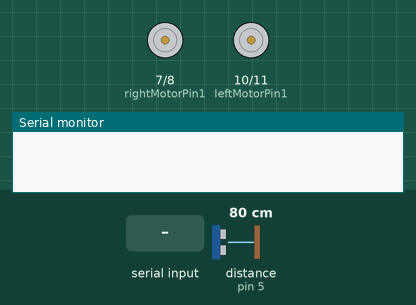
This sketch was run on a simulated Arduino Uno, built with avr-gcc and run on an emulated ATmega328P. On the bench: motor-driver pin pairs drawn as motors (green arrow = first pin HIGH = forward, orange = second pin HIGH = backward, longer = more drive, scaled by the enable pin), the last lines printed to the serial monitor. Inputs (shaded band) come from the test bench; at power-on: distance to the obstacle (sensor on pin 5) 80 cm. The echo pulse lasts 58.3 µs per cm.

Above: at 1.2 s.
1.3 s: "UP:1\n" received over the second serial link
At 2.2 s:
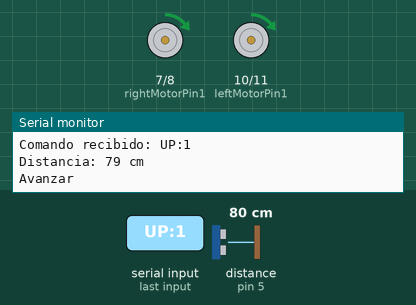
2.8 s: "DOWN:1\n" received over the second serial link
At 3.2 s:
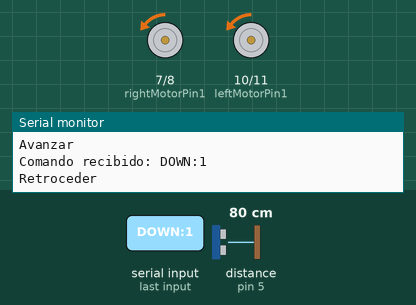
4.3 s: "UP:150\n" received over the second serial link
At 5.5 s:
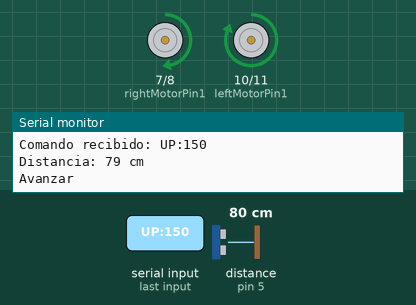
5.8 s: "DOWN:150\n" received over the second serial link
At 6.7 s:
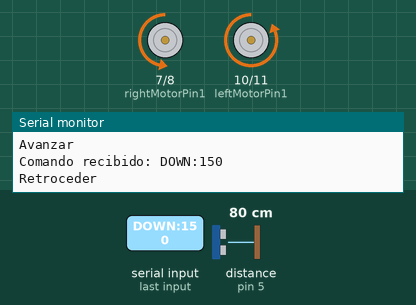
Timing chart, 0 to 8.3 s (numbered marks = the images above; inputs shaded):
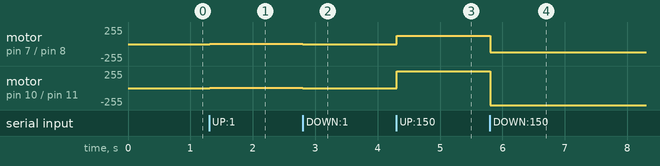

The sketch:

Carrom_Arduino.ino
```cpp
#include <SoftwareSerial.h>

// Comunicación Bluetooth (TX: pin 2, RX: pin 3)
SoftwareSerial BT(2, 3);

// Pines ultrasónico
const int trigPin = 4;
const int echoPin = 5;

// Motor derecho
int enableRightMotor = 6;  // PWM
int rightMotorPin1 = 7;
int rightMotorPin2 = 8;

// Motor izquierdo
int enableLeftMotor = 9;   // PWM
int leftMotorPin1 = 10;
int leftMotorPin2 = 11;

#define MAX_MOTOR_SPEED 255
#define OBSTACLE_DISTANCE_CM 5

bool sensorActivo = true;
String comando = "";

void setup() {
  Serial.begin(9600);
  BT.begin(9600);

  // Pines motores
  pinMode(enableRightMotor, OUTPUT);
  pinMode(rightMotorPin1, OUTPUT);
  pinMode(rightMotorPin2, OUTPUT);

  pinMode(enableLeftMotor, OUTPUT);
  pinMode(leftMotorPin1, OUTPUT);
  pinMode(leftMotorPin2, OUTPUT);

  // Pines ultrasónico
  pinMode(trigPin, OUTPUT);
  pinMode(echoPin, INPUT);

  detenerMotores();
}

void loop() {
  if (BT.available()) {
    char c = BT.read();
    if (c == '\n') {
      comando.trim();
      Serial.println("Comando recibido: " + comando);

      if (comando == "ON") {
        sensorActivo = true;
        Serial.println("Sensor activado");
      } else if (comando == "OFF") {
        sensorActivo = false;
        Serial.println("Sensor desactivado");
      } else if (comando == "STOP") {
        detenerMotores();
        Serial.println("Movimiento detenido");
      } else {
        int sep = comando.indexOf(':');
        if (sep != -1) {
          String direccion = comando.substring(0, sep);
          int velocidad = comando.substring(sep + 1).toInt();
          int pwm = map(velocidad, 0, 100, 0, MAX_MOTOR_SPEED);

          long distancia = 999;
          if (sensorActivo && direccion == "UP") {
            distancia = medirDistancia();
            Serial.println("Distancia: " + String(distancia) + " cm");
          }

          if (direccion == "UP") {
            if (!sensorActivo || distancia > OBSTACLE_DISTANCE_CM) {
              moverMotores(pwm, pwm);
              Serial.println("Avanzar");
            } else {
              detenerMotores();
              Serial.println("Obstáculo detectado");
            }
          } else if (direccion == "DOWN") {
            moverMotores(-pwm, -pwm);
            Serial.println("Retroceder");
          } else if (direccion == "LEFT") {
            moverMotores(pwm, -pwm);
            Serial.println("Izquierda");
          } else if (direccion == "RIGHT") {
            moverMotores(-pwm, pwm);
            Serial.println("Derecha");
          } else {
            Serial.println("Dirección desconocida");
          }
        } else {
          Serial.println("Formato inválido");
        }
      }

      comando = ""; // Reset
    } else {
      comando += c;
    }
  }
}

void moverMotores(int velDer, int velIzq) {
  // Motor derecho
  if (velDer > 0) {
    digitalWrite(rightMotorPin1, HIGH);
    digitalWrite(rightMotorPin2, LOW);
  } else if (velDer < 0) {
    digitalWrite(rightMotorPin1, LOW);
    digitalWrite(rightMotorPin2, HIGH);
  } else {
    digitalWrite(rightMotorPin1, LOW);
    digitalWrite(rightMotorPin2, LOW);
  }
  analogWrite(enableRightMotor, abs(velDer));

  // Motor izquierdo
  if (velIzq > 0) {
    digitalWrite(leftMotorPin1, HIGH);
    digitalWrite(leftMotorPin2, LOW);
  } else if (velIzq < 0) {
    digitalWrite(leftMotorPin1, LOW);
    digitalWrite(leftMotorPin2, HIGH);
  } else {
    digitalWrite(leftMotorPin1, LOW);
    digitalWrite(leftMotorPin2, LOW);
  }
  analogWrite(enableLeftMotor, abs(velIzq));
}

void detenerMotores() {
  moverMotores(0, 0);
}

long medirDistancia() {
  digitalWrite(trigPin, LOW);
  delayMicroseconds(2);
  digitalWrite(trigPin, HIGH);
  delayMicroseconds(10);
  digitalWrite(trigPin, LOW);
  long duracion = pulseIn(echoPin, HIGH, 20000); // Timeout 20ms
  return duracion * 0.034 / 2;
}
```

Measured:
- after the input at 1.3 s, motor on pin 7 (rightMotorPin1) / pin 8 (rightMotorPin2), motor on pin 10 (leftMotorPin1) / pin 11 (leftMotorPin2): stopped → forward 2/255 at once
- after the input at 2.8 s, motor on pin 7 (rightMotorPin1) / pin 8 (rightMotorPin2), motor on pin 10 (leftMotorPin1) / pin 11 (leftMotorPin2): forward 2/255 → backward 2/255 at once
- after the input at 4.3 s, motor on pin 7 (rightMotorPin1) / pin 8 (rightMotorPin2): backward 2/255 → forward 126/255 at once; motor on pin 10 (leftMotorPin1) / pin 11 (leftMotorPin2): backward 2/255 → forward 255/255 at once
- after the input at 5.8 s, motor on pin 7 (rightMotorPin1) / pin 8 (rightMotorPin2): forward 126/255 → backward 126/255 at once; motor on pin 10 (leftMotorPin1) / pin 11 (leftMotorPin2): forward 255/255 → backward 255/255 at once
